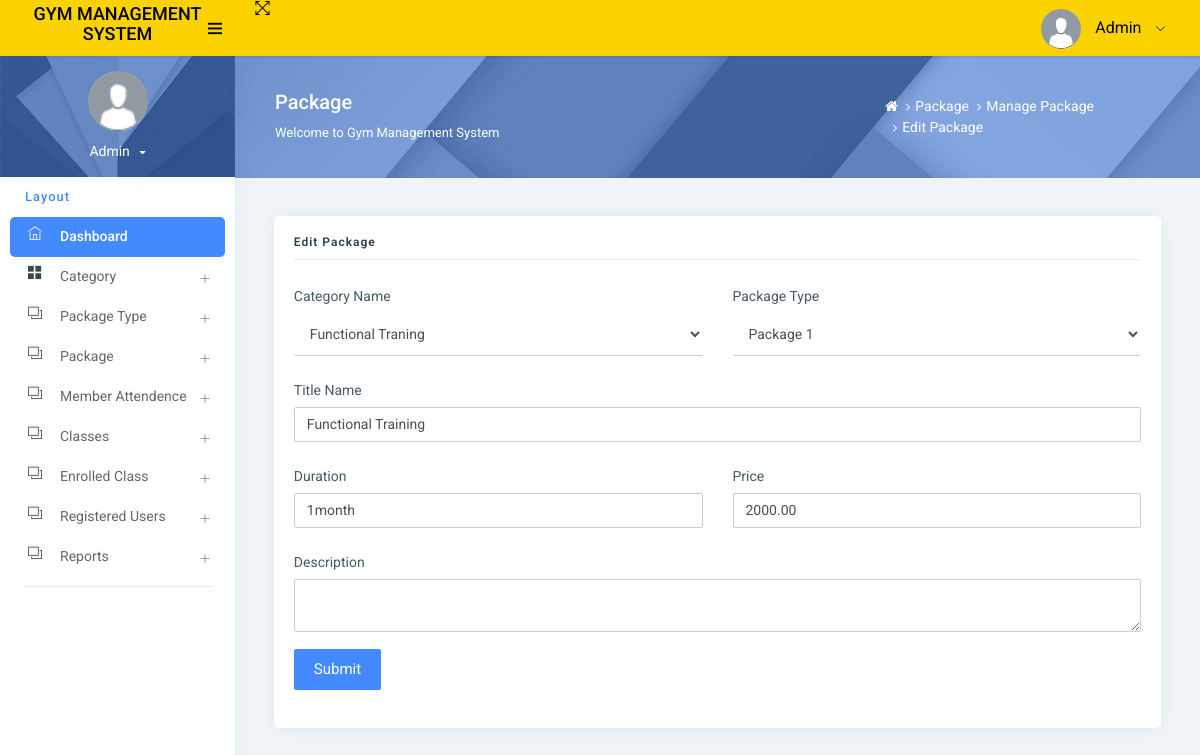
Page /editPackage/3 on the committed database.
### app/models.py (models this page shows, shortened)
class Package(models.Model):
    category = models.ForeignKey(Category, on_delete=models.CASCADE, null=True)
    packagename = models.ForeignKey(Packagetype, on_delete=models.CASCADE, null=True)
    titlename = models.CharField(max_length=200, null=True)
    packageduration = models.CharField(max_length=50, null=True)
    price = models.DecimalField(max_digits=10, decimal_places=2, null=True)
    description = models.TextField(null=True)
    creationdate = models.DateTimeField(auto_now_add=True)

class Category(models.Model):
    categoryname = models.CharField(max_length=200, null=True)
    status = models.CharField(max_length=300, null=True)
    creationdate = models.DateTimeField(auto_now_add=True)

class Packagetype(models.Model):
    category = models.ForeignKey(Category, on_delete=models.CASCADE, null=True)
    packagename = models.CharField(max_length=200, null=True)
    creationdate = models.DateTimeField(auto_now_add=True)

### app/views.py (the view, shortened to what this page needs)
# urls.py: path('editPackage/<int:pid>', editPackage, name='editPackage'),
def editPackage(request, pid):
    category = Category.objects.all()
    data = Package.objects.get(id=pid)
    mypackage = Packagetype.objects.all()
    return render(request, "admin/editPackage.html", locals())

### templates/admin/editPackage.html (shortened to what this page needs)
{% extends 'admin_base.html' %}
{% load static %}
{% block main %}
<div class="page-header">
    <div class="page-block">
        <div class="row align-items-center">
            <div class="col-md-8">
                <div class="page-header-title">
                    <h5 class="m-b-10">Package</h5>
                    <p class="m-b-0">Welcome to Gym Management System</p>
                </div>
            </div>
            <div class="col-md-4">
                <ul class="breadcrumb-title">
                    <li class="breadcrumb-item">
                        <a href="{% url 'admin_home' %}"> <i class="fa fa-home"></i> </a>
                    </li>
                    <li class="breadcrumb-item"><a href="">Package</a>
                    </li>
                    <li class="breadcrumb-item"><a href="">Manage Package</a></li>
                    <li class="breadcrumb-item"><a href="">Edit Package</a></li>
                </ul>
            </div>
        </div>
    </div>
</div>
<div class="pcoded-inner-content">
    <div class="main-body">
        <div class="page-wrapper">
            <div class="page-body">
                <div class="row">
                    <div class="col-sm-12">
                        <div class="card">
                            <div class="card-block">
                                <h4 class="sub-title">Edit Package</h4>
                                <form method="post" id="ProductForm"
                                      data-subcategory-url="">
                                    <div class="form-group row">
                                        <div class="col-sm-6">
                                            <label class="col-form-label">Category Name</label>
                                            <select name="category" id="category" class="form-control">
                                                {% for i in category %}
                                                <option value="{{i.id}}" {% if data.category.id == i.id %}selected{% endif %}>{{i.categoryname}}</option>
                                                {% endfor %}
                                            </select>
                                        </div>
                                        <div class="col-sm-6">
                                            <label class="col-form-label">Package Type</label>
                                            <select name="packagename" class="form-control">
                                                {% for i in mypackage %}
                                                <option value="{{i.id}}" {% if data.packagename.id == i.id %}selected{% endif %}>{{i.packagename}}</option>
                                                {% endfor %}
                                            </select>
                                        </div>
                                    </div>
                                    <div class="form-group row">
                                        <div class="col-sm-12">
                                            <label class="col-form-label">Title Name</label>
                                            <input type="text" name="titlename" class="form-control"
                                                   placeholder="Enter Title Name" required
                                                   value="{{data.titlename}}">
                                        </div>
                                    </div>
                                    <div class="form-group row">
                                        <div class="col-sm-6">
                                            <label class="col-form-label">Duration</label>
                                            <input type="text" name="duration" class="form-control"
                                                   placeholder="Duration" required value="{{data.packageduration}}">
                                        </div>
                                        <div class="col-sm-6">
                                            <label class="col-form-label">Price</label>
                                            <input type="text" name="price" class="form-control"
                                                   placeholder="Enter Price(In Rs.)" required value="{{data.price}}">
                                        </div>
                                    </div>
                                    <div class="form-group row">
                                        <div class="col-sm-12">
                                            <label class="col-form-label">Description</label>
                                            <textarea class="form-control" name="description" id="description"
                                                      required='true'>{{data.description}}</textarea>
                                        </div>
                                    </div>
                                    <div class="form-group row">
                                        <div class="col-sm-10">
                                            <input type="submit" class="btn btn-primary" value="Submit">
                                        </div>
                                    </div>
                                </form>
                            </div>
                        </div>
                    </div>
                </div>
            </div>
        </div>
    </div>
</div>
{% endblock %}

### rows in the picture
Package: category "Functional Traning", packagename "Package 1", titlename "Functional Training", duration "1month", price "2000.00"
